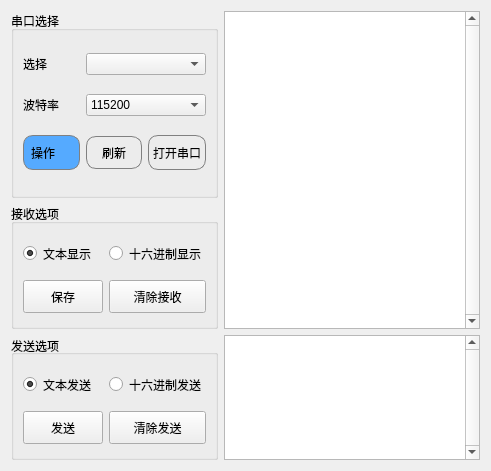
      <widget class="QWidget" name="tab">
       <attribute name="title">
        <string>常规</string>
       </attribute>
       <layout class="QGridLayout" name="gridLayout_4" rowstretch="3,2,2" columnstretch="1,4">
        <item row="0" column="0">
         <widget class="QGroupBox" name="groupBox">
          <property name="title">
           <string>串口选择</string>
          </property>
          <layout class="QGridLayout" name="gridLayout_2">
           <item row="1" column="0">
            <widget class="QLabel" name="label_27">
             <property name="text">
              <string>波特率</string>
             </property>
            </widget>
           </item>
           <item row="0" column="0">
            <widget class="QLabel" name="label_26">
             <property name="maximumSize">
              <size>
               <width>90</width>
               <height>16777215</height>
              </size>
             </property>
             <property name="text">
              <string>选择</string>
             </property>
            </widget>
           </item>
           <item row="1" column="1" colspan="2">
            <widget class="QComboBox" name="comboBox_baud">
             <property name="sizeAdjustPolicy">
              <enum>QComboBox::AdjustToMinimumContentsLength</enum>
             </property>
             <item>
              <property name="text">
               <string>115200</string>
              </property>
             </item>
             <item>
              <property name="text">
               <string>9600</string>
              </property>
             </item>
             <item>
              <property name="text">
               <string>38400</string>
              </property>
             </item>
            </widget>
           </item>
           <item row="2" column="0">
            <widget class="QLabel" name="label_28">
             <property name="styleSheet">
              <string notr="true">background:rgb(85, 170, 255);
border:1px solid gray;
        width:300px;
        border-radius:10px;
        padding:2px 4px;</string>
             </property>
             <property name="text">
              <string>操作</string>
             </property>
            </widget>
           </item>
           <item row="0" column="1" colspan="2">
            <widget class="QComboBox" name="comboBox_com">
             <property name="sizeAdjustPolicy">
              <enum>QComboBox::AdjustToMinimumContentsLength</enum>
             </property>
            </widget>
           </item>
           <item row="2" column="2">
            <widget class="QPushButton" name="pushButton_uart_sw">
             <property name="minimumSize">
              <size>
               <width>0</width>
               <height>35</height>
              </size>
             </property>
             <property name="styleSheet">
              <string notr="true">border:1px solid gray;
        border-radius:10px;
        padding:2px 4px;</string>
             </property>
             <property name="text">
              <string>打开串口</string>
             </property>
            </widget>
           </item>
           <item row="2" column="1">
            <widget class="QPushButton" name="pushButton_uart_rfresh">
             <property name="sizePolicy">
              <sizepolicy hsizetype="Minimum" vsizetype="Fixed">
               <horstretch>0</horstretch>
               <verstretch>0</verstretch>
              </sizepolicy>
             </property>
             <property name="minimumSize">
              <size>
               <width>0</width>
               <height>33</height>
              </size>
             </property>
             <property name="baseSize">
              <size>
               <width>0</width>
               <height>0</height>
              </size>
             </property>
             <property name="layoutDirection">
              <enum>Qt::LeftToRight</enum>
             </property>
             <property name="styleSheet">
              <string notr="true">border:1px solid gray;
        border-radius:10px;
        padding:2px 4px;</string>
             </property>
             <property name="text">
              <string>刷新</string>
             </property>
             <property name="iconSize">
              <size>
               <width>12</width>
               <height>12</height>
              </size>
             </property>
            </widget>
           </item>
          </layout>
         </widget>
        </item>
        <item row="0" column="1" rowspan="2">
         <widget class="QPlainTextEdit" name="plainTextEdit_rx">
          <property name="verticalScrollBarPolicy">
           <enum>Qt::ScrollBarAlwaysOn</enum>
          </property>
          <property name="readOnly">
           <bool>true</bool>
          </property>
          <property name="centerOnScroll">
           <bool>true</bool>
          </property>
         </widget>
        </item>
        <item row="1" column="0">
         <widget class="QGroupBox" name="groupBox_2">
          <property name="title">
           <string>接收选项</string>
          </property>
          <layout class="QGridLayout" name="gridLayout">
           <item row="0" column="0">
            <widget class="QRadioButton" name="radioButton_show_ascii">
             <property name="minimumSize">
              <size>
               <width>0</width>
               <height>33</height>
              </size>
             </property>
             <property name="text">
              <string>文本显示</string>
             </property>
             <property name="checkable">
              <bool>true</bool>
             </property>
             <property name="checked">
              <bool>true</bool>
             </property>
             <property name="autoExclusive">
              <bool>true</bool>
             </property>
            </widget>
           </item>
           <item row="1" column="0">
            <widget class="QPushButton" name="pushButton_save">
             <property name="minimumSize">
              <size>
               <width>0</width>
               <height>33</height>
              </size>
             </property>
             <property name="text">
              <string>保存</string>
             </property>
            </widget>
           </item>
           <item row="0" column="1">
            <widget class="QRadioButton" name="radioButton_show_hex">
             <property name="minimumSize">
              <size>
               <width>0</width>
               <height>33</height>
              </size>
             </property>
             <property name="text">
              <string>十六进制显示</string>
             </property>
             <property name="checked">
              <bool>false</bool>
             </property>
            </widget>
           </item>
           <item row="1" column="1">
            <widget class="QPushButton" name="pushButton_clean">
             <property name="minimumSize">
              <size>
               <width>0</width>
               <height>33</height>
              </size>
             </property>
             <property name="text">
              <string>清除接收</string>
             </property>
            </widget>
           </item>
          </layout>
         </widget>
        </item>
        <item row="2" column="0">
         <widget class="QGroupBox" name="groupBox_3">
          <property name="title">
           <string>发送选项</string>
          </property>
          <property name="alignment">
           <set>Qt::AlignLeading|Qt::AlignLeft|Qt::AlignVCenter</set>
          </property>
          <layout class="QGridLayout" name="gridLayout_3">
           <item row="0" column="0">
            <widget class="QRadioButton" name="radioButton_tx_ascii">
             <property name="minimumSize">
              <size>
               <width>0</width>
               <height>33</height>
              </size>
             </property>
             <property name="text">
              <string>文本发送</string>
             </property>
             <property name="checkable">
              <bool>true</bool>
             </property>
             <property name="checked">
              <bool>true</bool>
             </property>
             <property name="autoExclusive">
              <bool>true</bool>
             </property>
            </widget>
           </item>
           <item row="0" column="1">
            <widget class="QRadioButton" name="radioButton_tx_hex">
             <property name="minimumSize">
              <size>
               <width>0</width>
               <height>33</height>
              </size>
             </property>
             <property name="text">
              <string>十六进制发送</string>
             </property>
             <property name="checked">
              <bool>false</bool>
             </property>
            </widget>
           </item>
           <item row="1" column="0">
            <widget class="QPushButton" name="pushButton_tx">
             <property name="minimumSize">
              <size>
               <width>0</width>
               <height>33</height>
              </size>
             </property>
             <property name="text">
              <string>发送</string>
             </property>
            </widget>
           </item>
           <item row="1" column="1">
            <widget class="QPushButton" name="pushButton_clean_tx">
             <property name="minimumSize">
              <size>
               <width>0</width>
               <height>33</height>
              </size>
             </property>
             <property name="text">
              <string>清除发送</string>
             </property>
            </widget>
           </item>
          </layout>
         </widget>
        </item>
        <item row="2" column="1">
         <widget class="QPlainTextEdit" name="plainTextEdit_tx">
          <property name="verticalScrollBarPolicy">
           <enum>Qt::ScrollBarAlwaysOn</enum>
          </property>
         </widget>
        </item>
       </layout>
      </widget>
